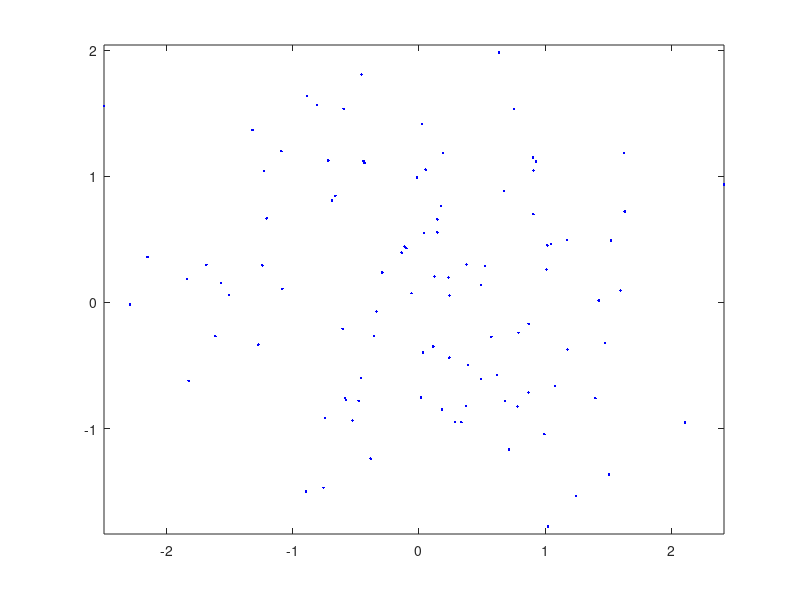

This figure's MATLAB source: (Note: this script raises an error after producing the figure.)
% 1. Generate the required data set
randn('seed', 0);
m=[0 0];
S(:,:,1)=eye(2);
n_points=100*ones(1, 3);
X1=[];
for i=1:1
    X1=[X1; mvnrnd(m(i,:),S(:,:,i),n_points(i))];
end
X1=X1';

% Plot the data set
figure(1), plot(X1(1,:),X1(2,:),'.b')
figure(1), axis equal

% 2. To estimate the number of clusters we proceed as follows:
%(a) Determine the minimum and the maximum distances between points of X1
[l,N]=size(X1);
dista=zeros(N,N);
for i=1:N
    for j=i+1:N
        dista(i,j)=sqrt(sum((X1(:,i)-X1(:,j)).^2));
        dista(j,i)=dista(i,j);
    end
end
true_maxi=max(max(dista));
true_mini=min(dista(~logical(eye(N))));

% (b) Determine min, max and s
meani=(true_mini+true_maxi)/2;
theta_min=.25*meani;
theta_max=1.75*meani;
n_theta=50;
s=(theta_max-theta_min)/(n_theta-1);

% (c) Run ntimes the BSAS for each value of theta each time with different
% ordering of the data
q=N;
n_times=10;
m_tot=[];
for theta=theta_min:s:theta_max
    list_m=zeros(1,q);
    for stat=1:n_times   %for each value of Theta BSAS runs n_times times
        order=randperm(N);
        [bel, m]=BSAS(X1,theta,q,order);
        list_m(size(m,2))=list_m(size(m,2))+1;
    end
    [q1,m_size]=max(list_m);
    m_tot=[m_tot m_size];
end

% (d) Plot m versus theta
theta_tot=theta_min:s:theta_max;
figure(2), plot(theta_tot,m_tot)

% Determine the final estimate of the number of clusters and the corresponding, as it is
% previously described
m_best=0;
theta_best=0;
siz=0;
for i=1:length(m_tot)
    if(m_tot(i)~=1) %Excluding the single-cluster clustering
        t=m_tot-m_tot(i);
        siz_temp=sum(t==0);
        if(siz<siz_temp)
            siz=siz_temp;
            theta_best=sum(theta_tot.*(t==0))/sum(t==0);
            m_best=m_tot(i);
        end
    end
end
%Check for the single-cluster clustering
if(sum(m_tot==m_best)<.1*n_theta)
    m_best=1;
    theta_best=sum(theta_tot.*(m_tot==1))/sum(m_tot==1);
end

% 3. Run the BSAS algorithm for theta_best
order=randperm(N);
[bel, repre]=BSAS(X1,theta_best,q,order);

% Plot the results (see Figure 7.3(b))
figure(11), hold on
figure(11), plot(X1(1,bel==1),X1(2,bel==1),'r.',...
    X1(1,bel==2),X1(2,bel==2),'g*',X1(1,bel==3),X1(2,bel==3),'bo',...
    X1(1,bel==4),X1(2,bel==4),'cx',X1(1,bel==5),X1(2,bel==5),'md',...
    X1(1,bel==6),X1(2,bel==6),'yp',X1(1,bel==7),X1(2,bel==7),'ks')
figure(11), plot(repre(1,:),repre(2,:),'k+')
